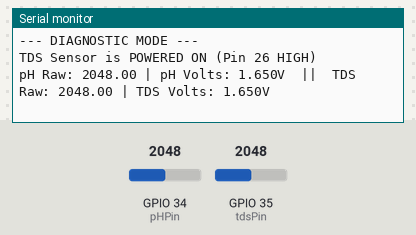
Simulated run of this sketch. Board: ESP32. Shown: the last lines printed to the serial monitor. The inputs (shaded band) are chosen by the test bench; at power-on: GPIO 34 (pHPin) = 2048, GPIO 35 (tdsPin) = 2048.

Above: at 3.2 s.
3.3 s: GPIO 34 (pHPin) set to 2866
At 4.1 s:
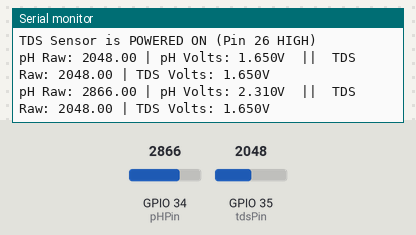
4.8 s: GPIO 35 (tdsPin) set to 2866
At 5.4 s:
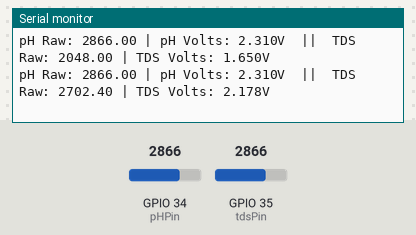
6.3 s: GPIO 34 (pHPin) set to 3603
At 6.3 s:
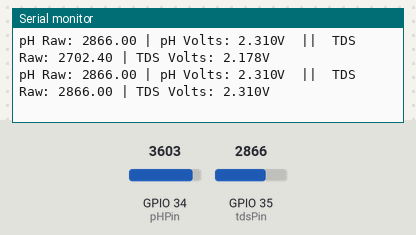
7.8 s: GPIO 35 (tdsPin) set to 3603
At 9.2 s:
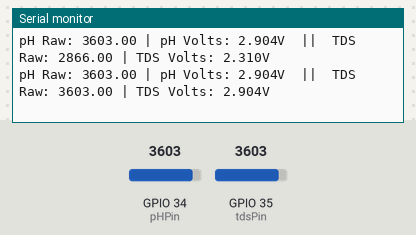
Timing chart, 0 to 10.3 s (numbered marks = the images above; inputs shaded):
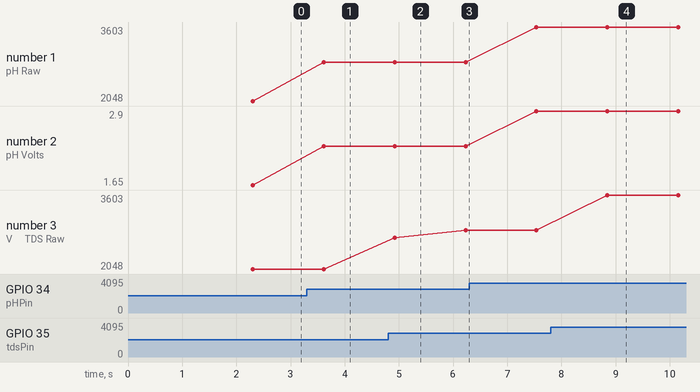

Measured:
- after the input at 3.3 s, the serial monitor: prints a new line after 0.32 s (image 1)
- after the input at 4.8 s, the serial monitor: prints a new line after 0.12 s (image 2)
- after the input at 7.8 s, the serial monitor: prints a new line after 1.0 s (image 4)
- plotted number 1: 2048 → 2866 after the input at 3.3 s, 2866 → 3603 after the input at 6.3 s
- plotted number 2: 1.65 → 2.31 after the input at 3.3 s, 2.31 → 2.9 after the input at 6.3 s

The sketch:

sensor_test.ino
```cpp
#include <Arduino.h>

// PINS
const int pHPin = 34;
const int tdsPin = 35;
const int tdsPowerPin = 26; // The new power pin

void setup() {
  Serial.begin(115200);

  // 1. Turn ON TDS Power PERMANENTLY for this test
  pinMode(tdsPowerPin, OUTPUT);
  digitalWrite(tdsPowerPin, HIGH);

  delay(2000); // Wait 2 seconds for stability
  Serial.println("--- DIAGNOSTIC MODE ---");
  Serial.println("TDS Sensor is POWERED ON (Pin 26 HIGH)");
}

void loop() {
  // Read pH
  long pHSum = 0;
  for(int i=0; i<30; i++) {
    pHSum += analogRead(pHPin);
    delay(5);
  }
  float pHAvg = pHSum / 30.0;
  float pHVoltage = (pHAvg / 4095.0) * 3.3;

  // Read TDS
  long tdsSum = 0;
  for(int i=0; i<30; i++) {
    tdsSum += analogRead(tdsPin);
    delay(5);
  }
  float tdsAvg = tdsSum / 30.0;
  float tdsVoltage = (tdsAvg / 4095.0) * 3.3;

  // Print raw values
  Serial.print("pH Raw: "); Serial.print(pHAvg);
  Serial.print(" | pH Volts: "); Serial.print(pHVoltage, 3);
  Serial.print("V");

  Serial.print("  ||  ");

  Serial.print("TDS Raw: "); Serial.print(tdsAvg);
  Serial.print(" | TDS Volts: "); Serial.print(tdsVoltage, 3);
  Serial.println("V");

  delay(1000);
}
```
